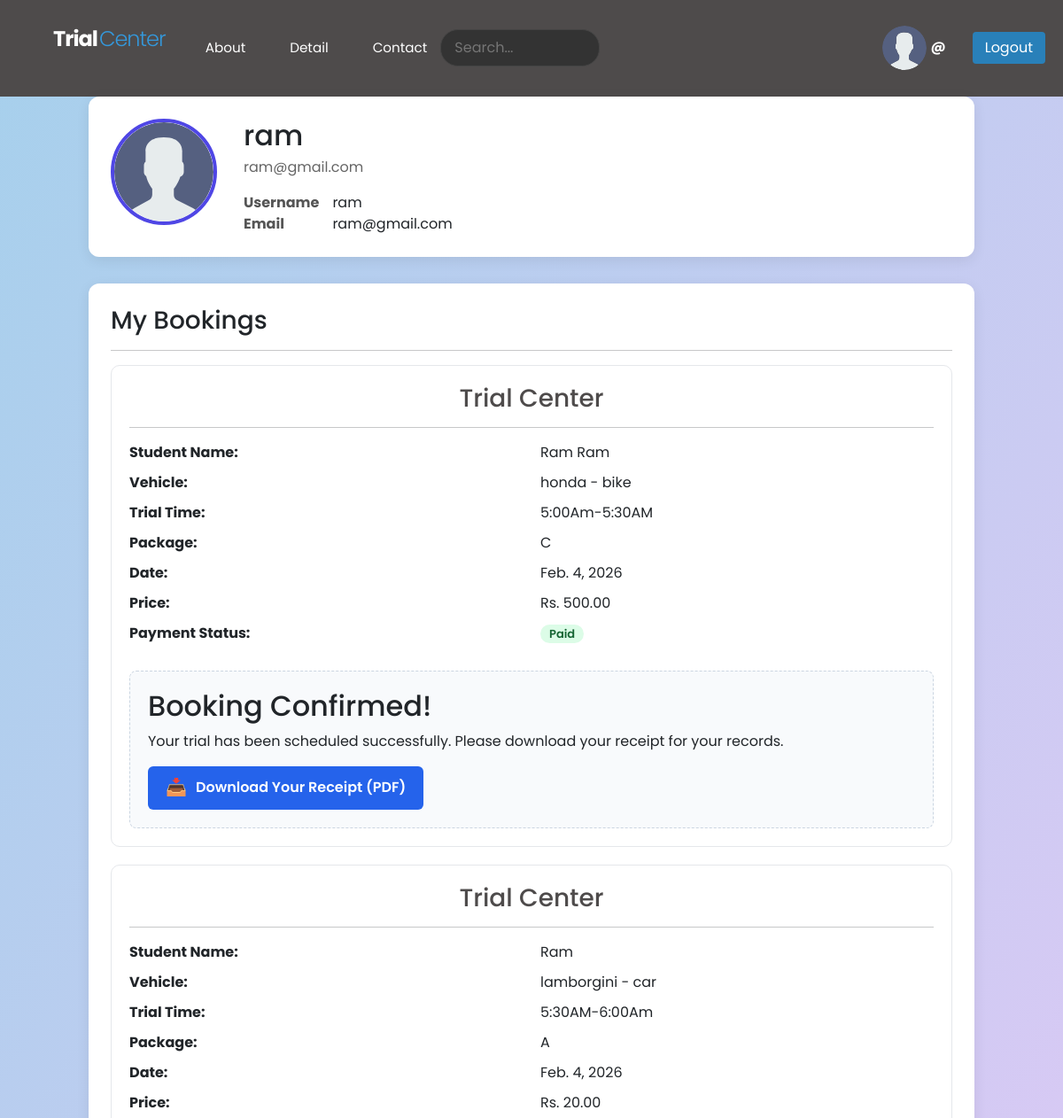
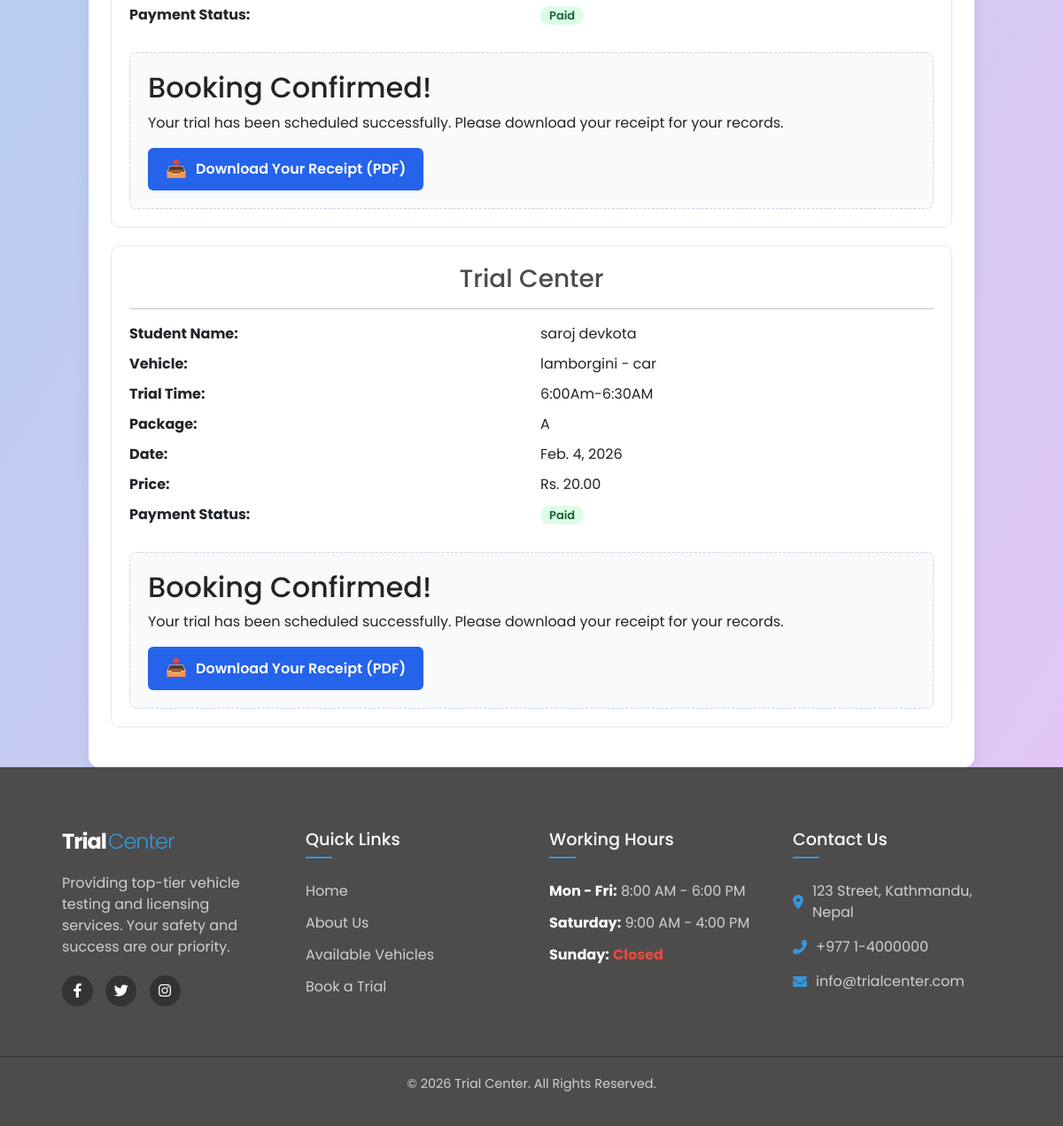
The app's page /account/profile/3/, older data (2 pictures, top to bottom).
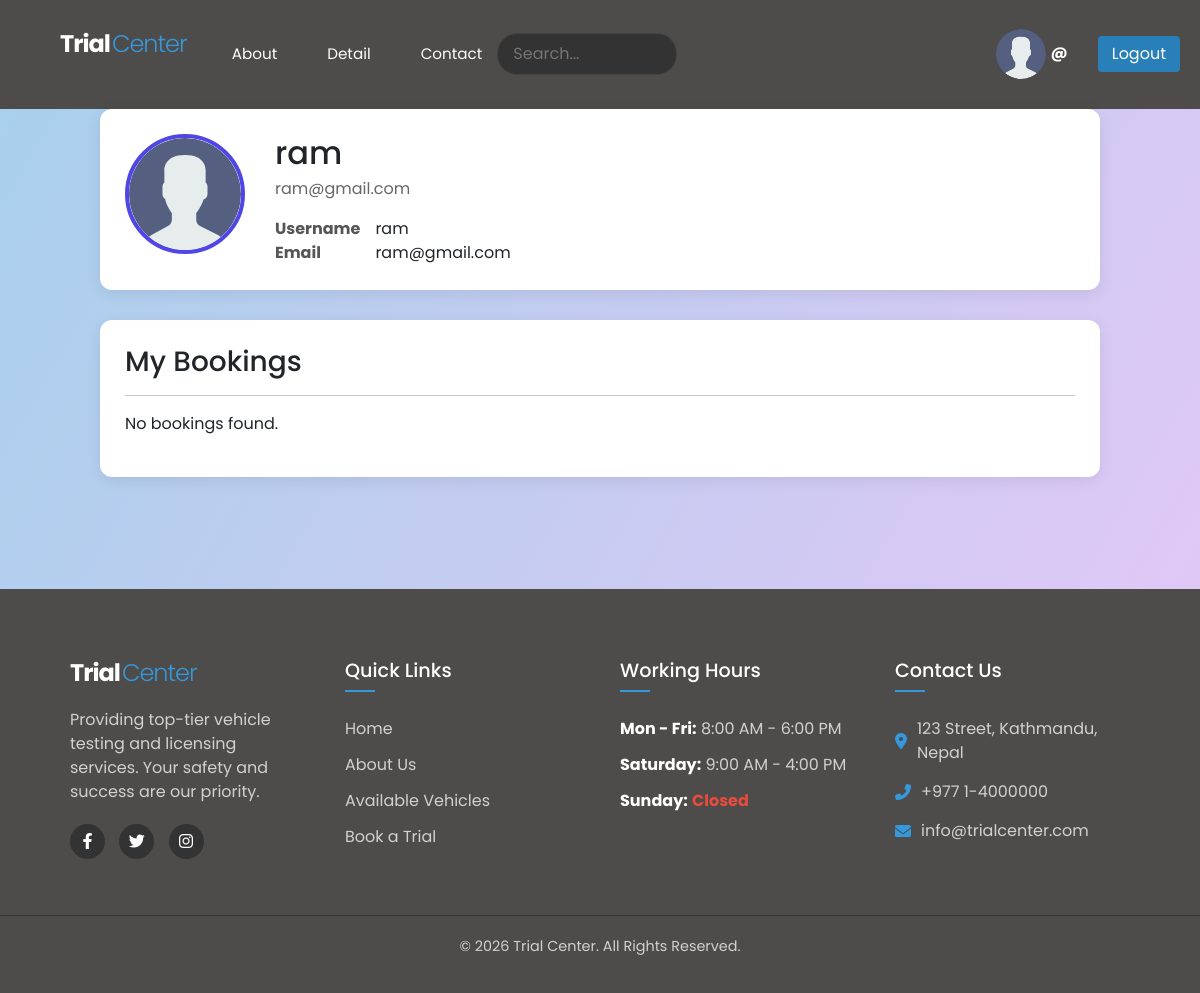
The same page, newer data.
### base/models.py (models this page shows, shortened)
class Booking(models.Model):
    user=models.ForeignKey(User, on_delete=models.CASCADE)
    vehicle=models.ForeignKey(Vehicle, on_delete=models.CASCADE)
    package=models.ForeignKey(Package, on_delete=models.CASCADE)
    trial_time=models.ForeignKey(TrialTime, on_delete=models.CASCADE,  related_name='bookings')
    customer_name=models.CharField(max_length=200)
    phone_number=models.CharField(max_length=15)
    message=models.TextField()
    payment_status=models.BooleanField(default=False)
    payment_uuid = models.CharField(max_length=100, blank=True, null=True)
    booking_date = models.DateField()
    expiry_date = models.DateField(blank=True, null=True)
    is_active=models.BooleanField(default=False)
    class Meta:
        constraints = [
          UniqueConstraint(
            fields=['vehicle', 'trial_time',"booking_date"],
            condition=Q(is_active=True),
            name='unique_active_booking_per_date'
        )
    ]

class Vehicle(models.Model):
    catogery = models.ForeignKey(Catogery, on_delete=models.CASCADE)
    name=models.CharField(max_length=100)
    photo=models.ImageField(upload_to='vehicle_photos/', null=True, blank=True)
    def __str__(self):
        return f"{self.name} - {self.catogery.name}"

class Catogery(models.Model):
    name = models.CharField(max_length=100)

class TrialTime(models.Model):
    vehicle = models.ForeignKey(Vehicle, on_delete=models.CASCADE)
    time = models.ForeignKey(Timeslot, on_delete=models.CASCADE)
    class Meta:
        ordering = ['time']
        unique_together = ('vehicle', 'time')

class Timeslot(models.Model):
    time=models.CharField(max_length=100)
    def __str__(self):
        return self.time

class Package(models.Model):
    vehicle=models.ForeignKey(Catogery, on_delete=models.CASCADE)
    package_name=models.CharField(max_length=200)
    price=models.DecimalField(max_digits=10, decimal_places=2)
    time=models.CharField(max_length=100)
    duration_days=models.IntegerField()

### account/views.py (the view)
# urls.py: path('profile/<str:pk>/',views.profile,name='profile'),
def profile(request, pk):
    user = get_object_or_404(User, pk=pk)
    obj=Booking.objects.filter(user=user)
    context = {
        'user': user,
        'obj':obj,
    }
    return render(request, 'account/profile.html', context)

### account/templates/account/profile.html (shortened to what this page needs)
{% extends 'main.html' %}
{% load static %}
{% block content %}
<div class="profile-wrapper">
  <div class="profile-card">
    <div class="profile-avatar">
      <img src="{% static 'images/avatar.svg' %}">
    </div>
    <div class="profile-info">
      <h2>{{ user.username }}</h2>
      <p>{{ user.email }}</p>
      <table class="info-table">
        <tr>
          <th>Username</th>
          <td>{{ user.username }}</td>
        </tr>
        <tr>
          <th>Email</th>
          <td>{{ user.email }}</td>
        </tr>
      </table>
    </div>
  </div>
  <div class="booking-section">
    <h3>My Bookings</h3>
    <hr>
    {% for booking in obj %}
      <div class="booking-card">
        <h3 style="color: #4e4b4bff; text-align: center;">Trial Center</h3><hr>
        <div class="booking-grid">
          <div><strong>Student Name:</strong></div>
          <div>{{ booking.customer_name }}</div>
          <div><strong>Vehicle:</strong></div>
          <div>{{ booking.vehicle }}</div>
          <div><strong>Trial Time:</strong></div>
          <div>{{ booking.trial_time.time }}</div>
          <div><strong>Package:</strong></div>
          <div>{{ booking.package.package_name }}</div>
          <div><strong>Date:</strong></div>
          <div>{{ booking.booking_date }}</div>
          <div><strong>Price:</strong></div>
          <div>Rs. {{ booking.package.price }}</div>
          <div><strong>Payment Status:</strong></div>
          <div>
            {% if booking.payment_status %}
              <span class="badge badge-success">Paid</span>
            {% endif %}
          </div>
        </div>
<div style="margin-top: 30px; padding: 20px; background: #f8fafc; border-radius: 8px; border: 1px dashed #cbd5e1;">
    <h2 style="margin-top: 0;">Booking Confirmed!</h2>
    <p>Your trial has been scheduled successfully. Please download your receipt for your records.</p>
    <a href="{% url 'invoice' booking.id %}" class="download-btn">
        <span class="download-icon">📥</span> Download Your Receipt (PDF)
    </a>
</div>
      </div>
    {% empty %}
      <p>No bookings found.</p>
    {% endfor %}
  </div>
</div>
{% endblock %}

### templates/main.html (shortened to what this page needs)
 {% load static %}
<!DOCTYPE html>
<html lang="en">
<head>
    <link href="https://cdn.jsdelivr.net/npm/bootstrap@5.3.0/dist/css/bootstrap.min.css" rel="stylesheet">
    <link rel="stylesheet" href="{% static 'style.css' %}">
</head>
    <body>
    <div style="background-color: #4e4b4bff; padding: 20px; display: flex; align-items:center; justify-content: space-between; font-family: Arial, sans-serif;">
       <div class="nav-container">
    <a href="{% url 'home' %}" class="logo-link">
        <h3 class="footer-logo">Trial<span>Center</span></h3>
    </a>
    <div class="nav-links">
        <a href="{% url 'about' %}" class="nav-item">About</a>
        <a href="{% url 'detail' %}" class="nav-item">Detail</a>
        <a href="{% url 'contact' %}" class="nav-item">Contact</a>
    </div>
    <div class="search-wrapper">
        <input type="text" placeholder="Search..." class="search-input">
    </div>
</div>
<div style="display: flex; align-items: center; justify-content: center; gap: 15px;">
    {% if user.is_authenticated %}
        <div style="display: flex; align-items: center; gap: 10px;">
           <a href="{% url 'profile' request.user.id %}" style="text-decoration: none; color: inherit;">
             <img src="{% static 'avatar.svg' %}"
             alt="Profile Picture"
             width="50" height="50"
             style="border-radius: 50%; object-fit: cover;">
            <span style="font-weight: bold; color:white">@ {{ request.user.username }}</span>
        </div>
    <a href="{% url 'logout' %}">
        <button style="
            padding: 6px 14px;
            border: none;
            border-radius: 4px;
            background-color: #2980b9;
            color: white;
            cursor: pointer;
        "
        onmouseover="this.style.backgroundColor='#1f618d'"
        onmouseout="this.style.backgroundColor='#2980b9'">
            Logout
        </button>
    </a>
</div>
            {% endif %}
        </div>
 <div class="page-wrapper">
        {% block content %}
        {% endblock %}
 </div>
        <footer class="footer-section">
    <div class="footer-container">
        <div class="footer-col">
            <h3 class="footer-logo">Trial<span>Center</span></h3>
            <p>Providing top-tier vehicle testing and licensing services. Your safety and success are our priority.</p>
            <div class="social-links">
                <a href="#"><i class="fab fa-facebook-f"></i></a>
                <a href="#"><i class="fab fa-twitter"></i></a>
                <a href="#"><i class="fab fa-instagram"></i></a>
            </div>
        </div>
        <div class="footer-col">
            <h4>Quick Links</h4>
            <ul>
                <li><a href="/">Home</a></li>
                <li><a href="/about">About Us</a></li>
                <li><a href="/details">Available Vehicles</a></li>
                <li><a href="/contact">Book a Trial</a></li>
            </ul>
        </div>
        <div class="footer-col">
            <h4>Working Hours</h4>
            <ul class="hours-list">
                <li><span>Mon - Fri:</span> 8:00 AM - 6:00 PM</li>
                <li><span>Saturday:</span> 9:00 AM - 4:00 PM</li>
                <li><span>Sunday:</span> <span class="closed">Closed</span></li>
            </ul>
        </div>
        <div class="footer-col">
            <h4>Contact Us</h4>
            <div class="contact-info">
                <p><i class="fas fa-map-marker-alt"></i> 123 Street, Kathmandu, Nepal</p>
                <p><i class="fas fa-phone-alt"></i> +977 1-4000000</p>
                <p><i class="fas fa-envelope"></i> info@trialcenter.com</p>
            </div>
        </div>
    </div>
    <div class="footer-bottom">
        <p>&copy; 2026 Trial Center. All Rights Reserved.</p>
    </div>
</footer>
<link rel="stylesheet" href="https://cdnjs.cloudflare.com/ajax/libs/font-awesome/6.0.0/css/all.min.css">
</body>
</html>

### static/style.css (style rules this page uses)
* { margin: 0; padding: 0; box-sizing: border-box; font-family: "Poppins", sans-serif; }
body { margin: 0; padding: 0; background: linear-gradient(120deg,#a6d0ec, #e9c7f7); min-height: 100vh; overflow-y: auto; height: auto; }
.footer-section { background-color: #1a1a1a; color: #d1d1d1; padding: 70px 0 20px; font-family: 'Segoe UI', sans-serif; }
.footer-container { max-width: 1100px; margin: 0 auto; display: grid; grid-template-columns: repeat(auto-fit, minmax(220px, 1fr)); gap: 40px; padding: 0 20px; }
.footer-col h4 { color: #ffffff; font-size: 1.2rem; margin-bottom: 25px; position: relative; padding-bottom: 10px; }
.footer-col h4::after { content: ''; position: absolute; left: 0; bottom: 0; width: 30px; height: 2px; background-color: #3498db; }
.footer-logo { color: #fff; margin-bottom: 20px; }
.footer-logo span { color: #3498db; }
.footer-col ul { list-style: none; padding: 0; }
.footer-col ul li { margin-bottom: 12px; }
.footer-col ul li a { color: #d1d1d1; text-decoration: none; transition: 0.3s; }
.hours-list li span { font-weight: bold; color: #fff; }
.closed { color: #e74c3c !important; }
.contact-info p { margin-bottom: 15px; display: flex; align-items: center; gap: 10px; }
.contact-info i { color: #3498db; }
.social-links { margin-top: 20px; }
.social-links a { display: inline-block; width: 35px; height: 35px; background: #333; color: #fff; text-align: center; line-height: 35px; border-radius: 50%; margin-right: 10px; transition: 0.3s; }
.footer-bottom { text-align: center; margin-top: 50px; padding-top: 20px; border-top: 1px solid #333; font-size: 0.9rem; }

### templates/main.html (style rules this page uses)
.nav-container { background-color: #4e4b4bff; display: flex; align-items: center; justify-content: space-between; padding: 10px 40px; font-family: 'Segoe UI', Roboto, sans-serif; }
.logo-link { text-decoration: none; margin-right: 30px; }
.footer-logo { color: white; margin: 0; font-size: 1.5rem; letter-spacing: -1px; font-weight: 700; }
.footer-logo span { color: #ede2d2; font-weight: 300; margin-left: 2px; }
.nav-links { display: flex; align-items: center; gap: 20px; flex-grow: 1; }
.nav-item { color: white; text-decoration: none; text-transform: capitalize; padding: 8px 15px; border-radius: 5px; transition: all 0.3s ease; font-size: 0.95rem; }
.search-wrapper { display: flex; align-items: center; }
.search-input { padding: 8px 15px; border-radius: 20px; border: 1px solid #444; background: #333; color: white; outline: none; transition: width 0.4s ease, border-color 0.3s; width: 180px; }
.footer-section { background-color: #4e4b4bff; color: #d1d1d1; padding: 70px 0 20px; font-family: 'Segoe UI', sans-serif; }
html, body { height: 100%; }
.page-wrapper { min-height: calc(100vh - 320px); }
.footer-container { max-width: 1100px; margin: 0 auto; display: grid; grid-template-columns: repeat(auto-fit, minmax(220px, 1fr)); gap: 40px; padding: 0 20px; }
.footer-col h4 { color: #ffffff; font-size: 1.2rem; margin-bottom: 25px; position: relative; padding-bottom: 10px; }
.footer-col h4::after { content: ''; position: absolute; left: 0; bottom: 0; width: 30px; height: 2px; background-color: #3498db; }
.footer-logo { color: #fff; margin-bottom: 20px; }
.footer-logo span { color: #3498db; }
.footer-col ul { list-style: none; padding: 0; }
.footer-col ul li { margin-bottom: 12px; }
.footer-col ul li a { color: #d1d1d1; text-decoration: none; transition: 0.3s; }
.hours-list li span { font-weight: bold; color: #fff; }
.closed { color: #e74c3c !important; }
.contact-info p { margin-bottom: 15px; display: flex; align-items: center; gap: 10px; }
.contact-info i { color: #3498db; }
.social-links { margin-top: 20px; }
.social-links a { display: inline-block; width: 35px; height: 35px; background: #333; color: #fff; text-align: center; line-height: 35px; border-radius: 50%; margin-right: 10px; transition: 0.3s; }
.footer-bottom { text-align: center; margin-top: 50px; padding-top: 20px; border-top: 1px solid #333; font-size: 0.9rem; }

Row changes from the older to the newer data that the page shows:
removed Booking: customer_name "Ram Ram", vehicle "honda - bike", trial_time.time "5:00Am-5:30AM", package.package_name "C", booking_date "Feb. 4, 2026", package.price "500.00", payment_status "Paid"
removed Booking: customer_name "Ram", vehicle "lamborgini - car", trial_time.time "5:30AM-6:00Am", package.package_name "A", booking_date "Feb. 4, 2026", package.price "20.00", payment_status "Paid"
removed Booking: customer_name "saroj devkota", vehicle "lamborgini - car", trial_time.time "6:00Am-6:30AM", package.package_name "A", booking_date "Feb. 4, 2026", package.price "20.00", payment_status "Paid"
Text that changed along with them:
text now shown: "No bookings found."
